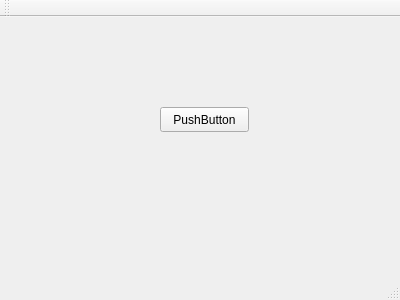
<?xml version="1.0" encoding="UTF-8"?>
<ui version="4.0">
 <class>MainWindow</class>
 <widget class="QMainWindow" name="MainWindow">
  <property name="geometry">
   <rect>
    <x>0</x>
    <y>0</y>
    <width>400</width>
    <height>300</height>
   </rect>
  </property>
  <property name="windowTitle">
   <string>MainWindow</string>
  </property>
  <widget class="QWidget" name="centralWidget">
   <widget class="QPushButton" name="pushButton">
    <property name="geometry">
     <rect>
      <x>160</x>
      <y>90</y>
      <width>89</width>
      <height>25</height>
     </rect>
    </property>
    <property name="text">
     <string>PushButton</string>
    </property>
   </widget>
  </widget>
  <widget class="QMenuBar" name="menuBar">
   <property name="geometry">
    <rect>
     <x>0</x>
     <y>0</y>
     <width>400</width>
     <height>28</height>
    </rect>
   </property>
  </widget>
  <widget class="QToolBar" name="mainToolBar">
   <attribute name="toolBarArea">
    <enum>TopToolBarArea</enum>
   </attribute>
   <attribute name="toolBarBreak">
    <bool>false</bool>
   </attribute>
  </widget>
  <widget class="QStatusBar" name="statusBar"/>
 </widget>
 <layoutdefault spacing="6" margin="11"/>
 <resources/>
 <connections/>
</ui>
